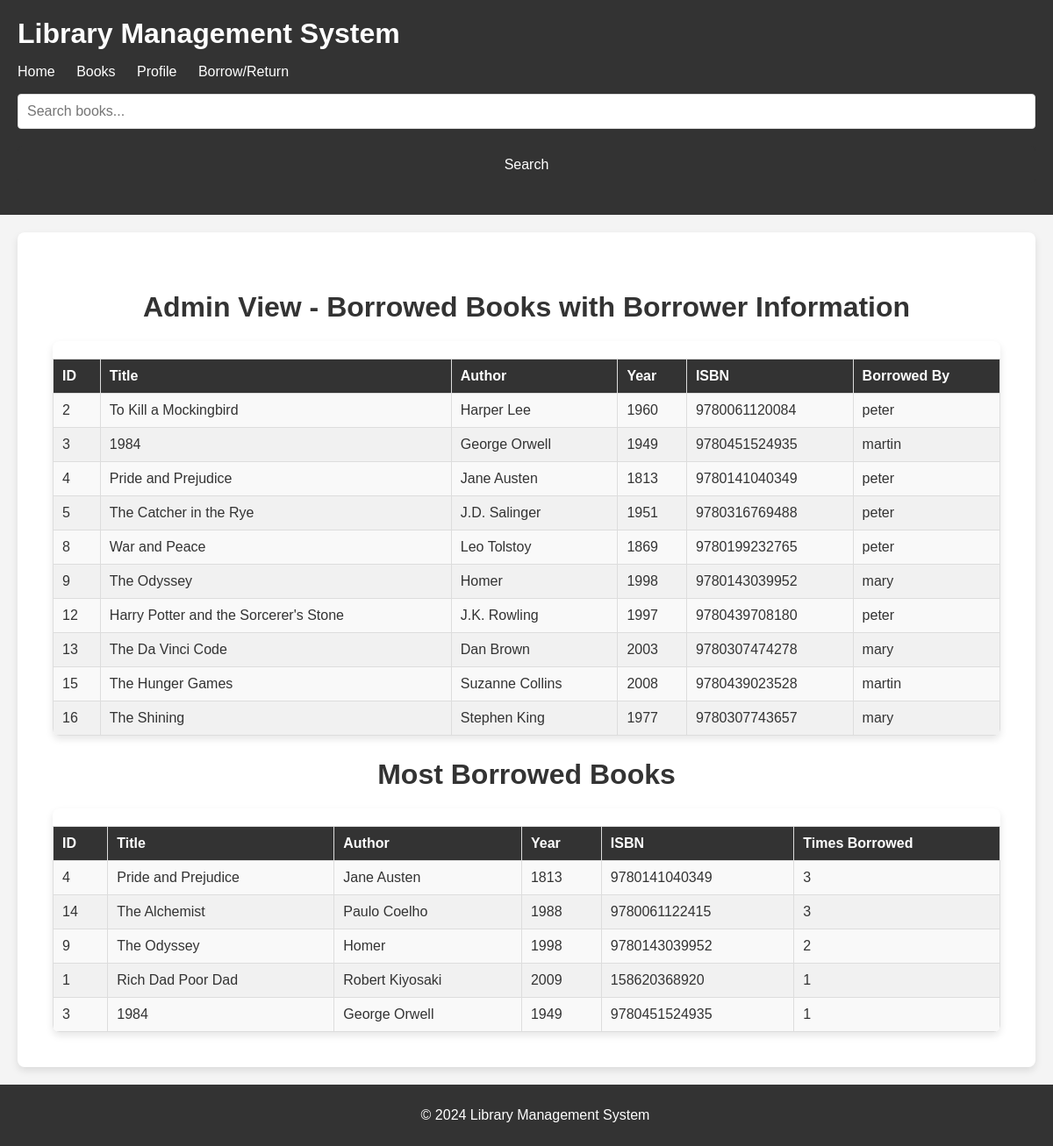
The app's page /borrow_return.php (signed in) with its own data.
### tables this page shows
CREATE TABLE `books` (
  `id` int(11) NOT NULL,
  `title` varchar(255) NOT NULL,
  `author` varchar(255) NOT NULL,
  `year` int(11) NOT NULL,
  `isbn` varchar(255) NOT NULL,
  `status` enum('available','borrowed') DEFAULT 'available',
  `borrower_id` int(11) DEFAULT NULL,
  `borrow_count` int(11) DEFAULT 0,
  `genre` varchar(50) DEFAULT NULL,
  `description` text DEFAULT NULL
);

CREATE TABLE `users` (
  `id` int(11) NOT NULL,
  `username` varchar(50) NOT NULL,
  `password` varchar(255) NOT NULL,
  `role` enum('admin','user') DEFAULT 'user',
  `created_at` timestamp NOT NULL DEFAULT current_timestamp(),
  `email` varchar(255) NOT NULL
);

### borrow_return.php (the view, shortened to what this page needs)
<?php
include('header.php');
include('config.php');
$user_id = $_SESSION['user_id'];
$user_sql = "SELECT role FROM users WHERE id = $user_id";
$user_result = $conn->query($user_sql);
$user = $user_result->fetch_assoc();
$is_admin = $user && $user['role'] === 'admin';
if ($is_admin) {
    $admin_borrowed_sql = "
        SELECT books.id, books.title, books.author, books.year, books.isbn, users.username AS borrowed_by
        FROM books
        LEFT JOIN users ON books.borrower_id = users.id
        WHERE books.status = 'borrowed'
    ";
    $admin_borrowed_result = $conn->query($admin_borrowed_sql);
    $most_borrowed_sql = "
        SELECT id, title, author, year, isbn, borrow_count
        FROM books
        ORDER BY borrow_count DESC
        LIMIT 5
    ";
    $most_borrowed_result = $conn->query($most_borrowed_sql);
}
?>
<section class="main-content">
    <?php if ($is_admin): ?>
        <h2>Admin View - Borrowed Books with Borrower Information</h2>
        <?php if ($admin_borrowed_result->num_rows > 0): ?>
            <div class="table-container">
                <table>
                    <thead>
                        <tr><th>ID</th><th>Title</th><th>Author</th><th>Year</th><th>ISBN</th><th>Borrowed By</th></tr>
                    </thead>
                    <tbody>
                        <?php while ($row = $admin_borrowed_result->fetch_assoc()): ?>
                            <tr>
                                <td><?php echo $row['id']; ?></td>
                                <td><?php echo $row['title']; ?></td>
                                <td><?php echo $row['author']; ?></td>
                                <td><?php echo $row['year']; ?></td>
                                <td><?php echo $row['isbn']; ?></td>
                                <td><?php echo $row['borrowed_by']; ?></td>
                            </tr>
                        <?php endwhile; ?>
                    </tbody>
                </table>
            </div>
        <?php else: ?>
            <p>No borrowed books.</p>
        <?php endif; ?>
        <h2>Most Borrowed Books</h2>
        <?php if ($most_borrowed_result->num_rows > 0): ?>
            <div class="table-container">
                <table>
                    <thead>
                        <tr><th>ID</th><th>Title</th><th>Author</th><th>Year</th><th>ISBN</th><th>Times Borrowed</th></tr>
                    </thead>
                    <tbody>
                        <?php while ($row = $most_borrowed_result->fetch_assoc()): ?>
                            <tr>
                                <td><?php echo $row['id']; ?></td>
                                <td><?php echo $row['title']; ?></td>
                                <td><?php echo $row['author']; ?></td>
                                <td><?php echo $row['year']; ?></td>
                                <td><?php echo $row['isbn']; ?></td>
                                <td><?php echo $row['borrow_count']; ?></td>
                            </tr>
                        <?php endwhile; ?>
                    </tbody>
                </table>
            </div>
        <?php else: ?>
            <p>No data on most borrowed books.</p>
        <?php endif; ?>
    <?php endif; ?>
</section>
<?php include('footer.php'); ?>

### header.php (shortened to what this page needs)
<head>
    <link rel="stylesheet" href="css/style.css">
</head>
<header>
    <div class="logo">
        <h1>Library Management System</h1>
    </div>
    <nav>
        <ul>
            <li><a href="index.php">Home</a></li>
            <li><a href="view_books.php">Books</a></li>
            <li><a href="profile.php">Profile</a></li>
            <li><a href="borrow_return.php">Borrow/Return</a></li>
        </ul>
        <form method="GET" action="search_books.php" class="search-form">
                <input type="text" name="search" placeholder="Search books..." required>
                <button type="submit">Search</button>
            </form>
    </nav>
</header>

### footer.php
<footer>
    <p>&copy; 2024 Library Management System</p>
</footer>

### css/style.css (style rules this page uses)
header { background-color: #333; color: white; padding: 20px; }
header .logo h1 { margin: 0; }
nav ul { list-style-type: none; padding: 0; }
nav ul li { display: inline; margin-right: 20px; }
nav ul li a { color: white; text-decoration: none; }
footer { background-color: #333; color: white; text-align: center; padding: 10px; position: relative; width: 100%; bottom: 0; }
section.main-content { padding: 40px; text-align: center; background-color: white; border-radius: 8px; margin: 20px; box-shadow: 0 4px 8px rgba(0, 0, 0, 0.1); }
section.main-content h2 { font-size: 2em; margin-bottom: 20px; }
.table-container { margin-top: 20px; overflow-x: auto; background-color: white; border-radius: 8px; box-shadow: 0 4px 8px rgba(0, 0, 0, 0.1); }
table { width: 100%; border-collapse: collapse; margin-top: 20px; }
th, td { padding: 10px; text-align: left; border: 1px solid #ddd; }
th { background-color: #333; color: white; }
td { background-color: #f9f9f9; }
tr:nth-child(even) td { background-color: #f1f1f1; }
h2 { text-align: center; font-size: 24px; color: #333; }
input, select { width: 100%; padding: 10px; margin-bottom: 20px; border: 1px solid #ddd; border-radius: 4px; font-size: 16px; }
button { width: 100%; padding: 12px; background-color: #333; color: white; border: none; border-radius: 5px; font-size: 16px; cursor: pointer; transition: background-color 0.3s ease; }

### records on screen
books: id "2", title "To Kill a Mockingbird", author "Harper Lee", year "1960", isbn "9780061120084", borrower.username "peter"
books: id "3", title "1984", author "George Orwell", year "1949", isbn "9780451524935", borrower.username "martin", borrow_count "1"
books: id "4", title "Pride and Prejudice", author "Jane Austen", year "1813", isbn "9780141040349", borrower.username "peter", borrow_count "3"
books: id "5", title "The Catcher in the Rye", author "J.D. Salinger", year "1951", isbn "9780316769488", borrower.username "peter"
books: id "8", title "War and Peace", author "Leo Tolstoy", year "1869", isbn "9780199232765", borrower.username "peter"
books: id "9", title "The Odyssey", author "Homer", year "1998", isbn "9780143039952", borrower.username "mary", borrow_count "2"
books: id "12", title "Harry Potter and the Sorcerer's Stone", author "J.K. Rowling", year "1997", isbn "9780439708180", borrower.username "peter"
books: id "13", title "The Da Vinci Code", author "Dan Brown", year "2003", isbn "9780307474278", borrower.username "mary"
books: id "15", title "The Hunger Games", author "Suzanne Collins", year "2008", isbn "9780439023528", borrower.username "martin"
books: id "16", title "The Shining", author "Stephen King", year "1977", isbn "9780307743657", borrower.username "mary"
books: id "14", title "The Alchemist", author "Paulo Coelho", year "1988", isbn "9780061122415", borrow_count "3"
books: id "1", title "Rich Dad Poor Dad", author "Robert Kiyosaki", year "2009", isbn "158620368920", borrow_count "1"
